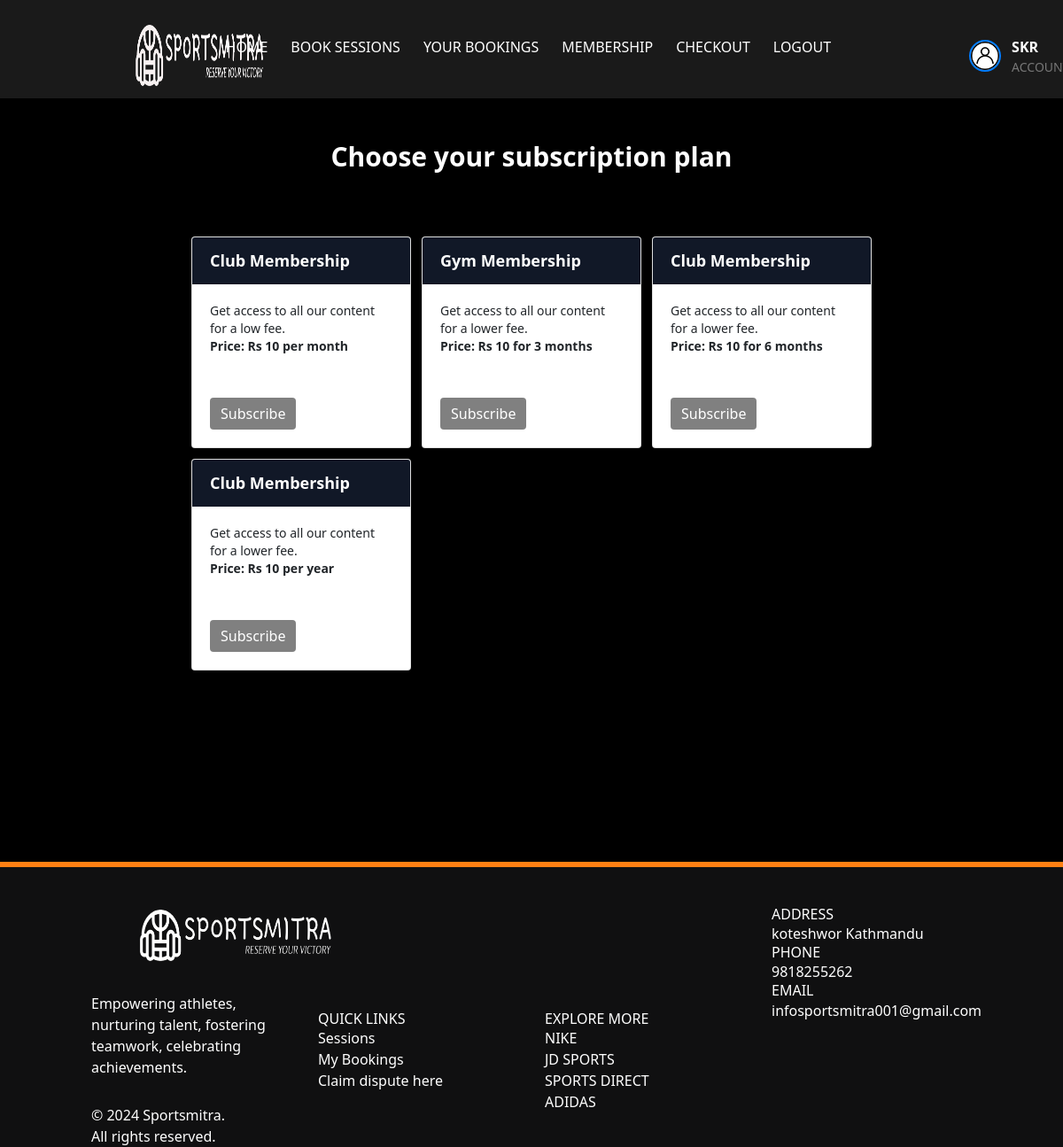
Page /order_subscription/skr (signed in) on the earlier database version.
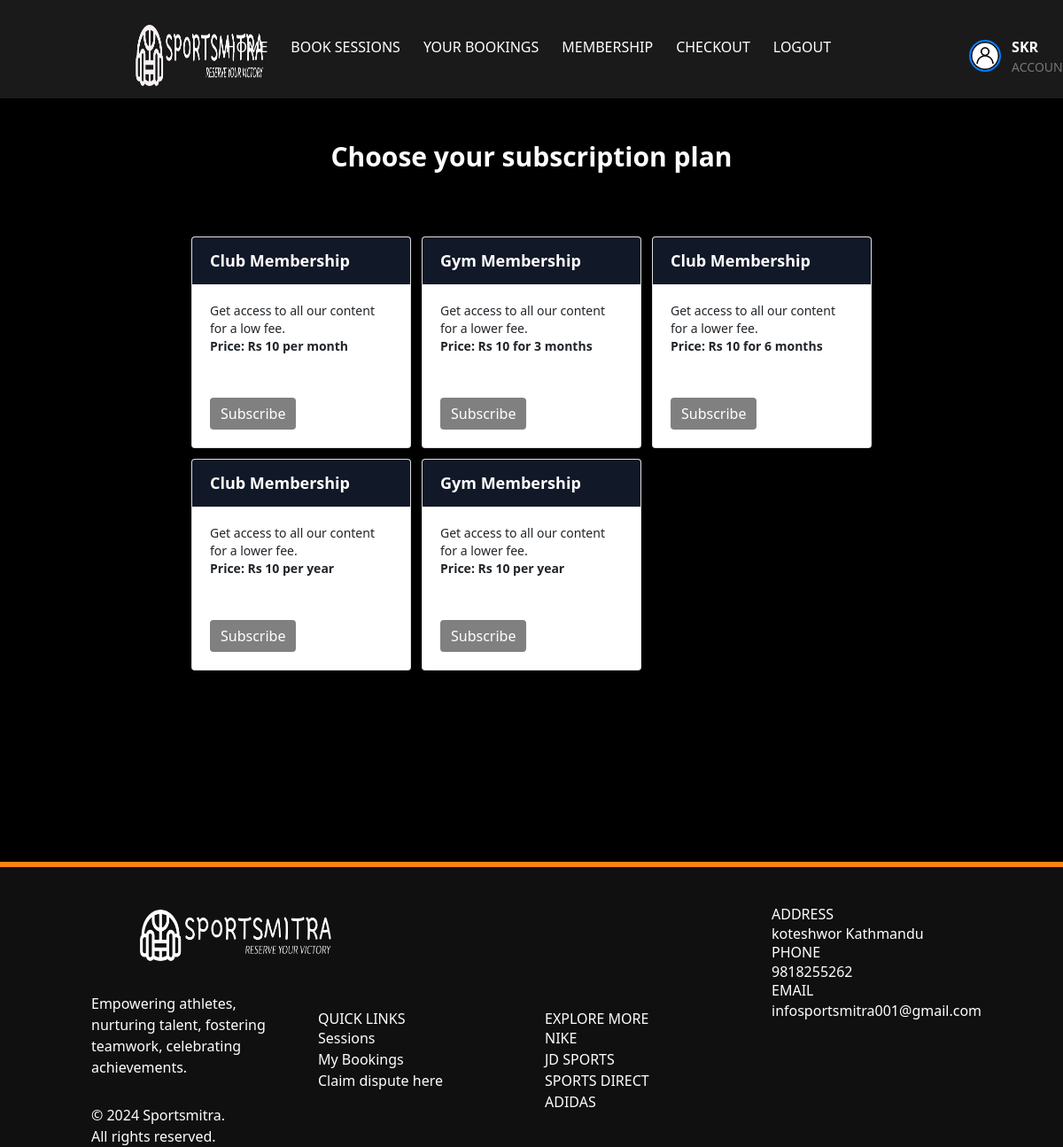
Same page on the later database version.
### app/models.py (models this page shows, shortened)
class UserAccount(UserMixin, db.Model):
    __tablename__ = 'UserAccount'
    id = db.Column(db.Integer, primary_key=True)
    User = db.Column(db.String(500), index=True)
    Email = db.Column(db.String(500), index=True, unique=True)
    Password = db.Column(db.String(500), index=True)
    Mobile = db.Column(db.String(120), index=True)
    verification_token = db.Column(db.String(1120), unique=True)
    verified = db.Column(db.Boolean, default=False)
    start_date = db.Column(db.Date, nullable=True)
    end_date = db.Column(db.Date, nullable=True)
    Member = db.Column(db.Boolean, default=False)
    member_type = db.Column(db.String(50))
    profile_picture = db.Column(
        db.String(255), nullable=True, default='../static/images/acc.jpg')
    roles = db.relationship("Role", secondary=user_role,
                            backref=db.backref("users", lazy="dynamic"))
    def has_role(self, role_name):
        my_role = Role.query.filter_by(name=role_name).first()
        if my_role in self.roles:
            return True
        else:
            return False

class Membership(db.Model):
    id = db.Column(db.Integer, primary_key=True)
    name = db.Column(db.String(500), index=True)
    price = db.Column(db.Float)
    interval = db.Column(db.String(50))
    currency = db.Column(db.String(50))

### app/views.py (the view, shortened to what this page needs)
@app.route('/order_subscription/<string:username>', methods=['GET', 'POST'])
@login_required
@require_role(role="User")
def order_subscription(username):
    user = UserAccount.query.filter_by(User=username).first()
    plan_id = request.form.get('plan_id')
    memberships = Membership.query.all()
    if user is None:
        abort(404, f"No user found with username: {username}")
    return render_template('all_subscriptions.html', username=username, plans=plans, current_user=user, memberships=memberships, User=current_user)

### app/views.py (called while the page is built)
def require_role(role):
    def decorator(func):
        @wraps(func)
        def wrapped_function(*args, **kwargs):
            if not current_user.has_role(role):
                return redirect("/")
            else:
                return func(*args, **kwargs)
        return wrapped_function
    return decorator

@login_manager.user_loader
def load_user(id):
    return UserAccount.query.get(int(id))

### app/templates/all_subscriptions.html (shortened to what this page needs)
<!DOCTYPE html>
<html lang="en">
  <head>
    <link href="../static/css/animate.css" rel="stylesheet" />
    <link
      rel="stylesheet"
      href="../static/css/bootstrap.min.css"
      type="text/css"
    />
    <link rel="stylesheet" type="text/css" href="../static/css/style.css" />
    <link
      rel="stylesheet"
      href="https://cdn.jsdelivr.net/npm/tailwindcss@latest/dist/tailwind.min.css"
    />
  </head>
  <body class="align-content-center">
    <nav class="navbar navbar-expand-md navbar-dark">
      <div class="container" style="padding-top: 15px;">
        <a class="navbar-brand mr-auto" href="/"
          ><img src="../static/images/nb.png" alt="Sportsmitra" class="logo"
        /></a>
        <div class="collapse navbar-collapse" id="collapsibleNavbar">
          <ul class="navbar-nav ml-auto">
            <li class="nav-item"><a class="nav-link" href="/user">Home</a></li>
            <li class="nav-item"><a class="nav-link" href="/lookup_venue">Book Sessions</a></li>
            <li class="nav-item"><a class="nav-link" href="/my_bookings">Your Bookings</a></li>
            <li class="nav-item"><a class="nav-link" href="{{ url_for('order_subscription', username=current_user.User) }}">Membership</a></li>
            <li class="nav-item"><a class="nav-link" href="/checkout_page">Checkout</a></li>
            <li class="nav-item"><a class="nav-link" href="#" id="logout">Logout</a></li>
            <li class="nav-item">
              <a class="nav-link" href="/update_user" style="display: flex; align-items: center; margin-left: 130px; text-decoration: none; color: #333;">
                <img src="../static/images/acc.jpg" alt="User Account" style="width: 36px; height: 36px; border-radius: 50%; margin-right: 12px; border: 2px solid #007bff;"/>
                <div>
                  <span
                    style="font-weight: bold; font-size: 16px; display: block"
                    >{{User.User}}</span
                  >
                  <span style="font-size: 14px; display: block; color: #777;">Account</span>
                </div>
              </a>
            </li>
        </ul>
        </div>
      </div>
    </nav>
    <br />
    <br />
    <div class="container-fluid">
      {% if current_user.Member %}
      <div class="d-flex justify-content-center">
        <div class="max-w-md w-full">
          <div class="card">
            <div class="card-header bg-gray-900 text-white">
              <h3 class="text-lg font-bold">Membership Information</h3>
            </div>
            <div class="card-body">
              <p class="text-sm font-semibold">Name: {{ current_user.User }}</p>
              <p class="text-sm font-semibold">
                Phone Number: {{ current_user.Mobile }}
              </p>
              <p class="text-sm font-semibold">
                Membership Type: {{ current_user.member_type }}
              </p>
              <p class="text-sm font-semibold">
                Membership Start Date: {{
                current_user.start_date.strftime('%Y-%m-%d') }}
              </p>
              <p class="text-sm font-semibold">
                Membership End Date: {{
                current_user.end_date.strftime('%Y-%m-%d') }}
              </p>
            </div>
          </div>
          <div class="mt-4">
            <form id="cancelForm" action="{{ url_for('cancel_usermembership', user_id= current_user.id) }}" method="POST">
              <button id="cancelButton" class="btn btn-secondary btn-square" type="button">
                Upgrade Membership
              </button>
            </form>
          </div>
        </div>
      </div>
      <br /><br />
      {% else %}
      <div class="d-flex justify-content-center">
        <div class="max-w-3xl w-full">
          <h1 class="text-3xl font-bold text-white text-center">
            Choose your subscription plan
          </h1>
          <br /><br />
          <div class="mt-4 grid grid-cols-1 md:grid-cols-3 gap-3">
            <div class="card">
              <div class="card-header bg-gray-900 text-white">
                <h3 class="text-lg font-bold">Club Membership</h3>
              </div>
              <div class="card-body">
                <p class="text-sm">
                  Get access to all our content for a low fee.
                </p>
                <p class="text-sm font-semibold">Price: Rs 10 per month</p>
                <br /><br />
                <form
                  action="{{ url_for('order_subscription', username=username) }}"
                  method="POST"
                >
                  <button class="btn btn-custom btn-square" type="submit">
                    Subscribe
                  </button>
                </form>
              </div>
            </div>
            <div class="card">
              <div class="card-header bg-gray-900 text-white">
                <h3 class="text-lg font-bold">Gym Membership</h3>
              </div>
              <div class="card-body">
                <p class="text-sm">
                  Get access to all our content for a lower fee.
                </p>
                <p class="text-sm font-semibold">Price: Rs 10 for 3 months</p>
                <br /><br />
                <form
                  action="{{ url_for('order_subscription', username=username) }}"
                  method="POST"
                >
                  <button class="btn btn-custom btn-square" type="submit">
                    Subscribe
                  </button>
                </form>
              </div>
            </div>
            <div class="card">
              <div class="card-header bg-gray-900 text-white">
                <h3 class="text-lg font-bold">Club Membership</h3>
              </div>
              <div class="card-body">
                <p class="text-sm">
                  Get access to all our content for a lower fee.
                </p>
                <p class="text-sm font-semibold">Price: Rs 10 for 6 months</p>
                <br /><br />
                <form
                  action="{{ url_for('order_subscription', username=username) }}"
                  method="POST"
                >
                  <button class="btn btn-custom btn-square" type="submit">
                    Subscribe
                  </button>
                </form>
              </div>
            </div>
            <div class="card">
              <div class="card-header bg-gray-900 text-white">
                <h3 class="text-lg font-bold">Club Membership</h3>
              </div>
              <div class="card-body">
                <p class="text-sm">
                  Get access to all our content for a lower fee.
                </p>
                <p class="text-sm font-semibold">Price: Rs 10 per year</p>
                <br /><br />
                <form
                  action="{{ url_for('order_subscription', username=username) }}"
                  method="POST"
                >
                  <button class="btn btn-custom btn-square" type="submit">
                    Subscribe
                  </button>
                </form>
              </div>
            </div>
            {% for membership in memberships %}
            <div class="card">
              <div class="card-header bg-gray-900 text-white">
                <h3 class="text-lg font-bold">{{ membership.name }}</h3>
              </div>
              <div class="card-body">
                <p class="text-sm">
                  Get access to all our content for a lower fee.
                </p>
                <p class="text-sm font-semibold">
                  Price:  {{ membership.currency }} {{ '%d' | format(membership.price) }} per {{ membership.interval }}
                </p>
                <br /><br />
                <form
                  action="{{ url_for('order_subscription', username=username) }}"
                  method="POST"
                >
                  <button class="btn btn-custom btn-square" type="submit">
                    Subscribe
                  </button>
                </form>
              </div>
            </div>
            {% endfor %}
          </div>
             {% endif %}
          </div>
          <br />
          <br />
        </div>
      </div>
    <br />
    <br />
    <br />
    <br />
    <br />
    <br />
    <br />
    <br />
    <br />
    <footer class="container-fluid">
      <div class="container">
        <div class="row">
          <div
            class="col-md-3 footer1 d-flex wow bounceInLeft"
            data-wow-delay=".25s"
          >
            <div class="d-flex flex-wrap align-content-center">
              <a href="#"
                ><br /><br /><img
                  src="../static/images/fnb.png"
                  alt="logo"
                  class="logo"
              /></a>
              <p>
                Empowering athletes, nurturing talent, fostering teamwork,
                celebrating <br />
                achievements.
              </p>
              <p>&copy; 2024 Sportsmitra. <br />All rights reserved.<br /></p>
            </div>
          </div>
          <div
            class="col-md-3 footer2 wow bounceInUp"
            data-wow-delay=".25s"
            id="contact"
          >
            <br />
            <br />
            <br />
            <br />
            <br />
            <br />
            <br />
            <h5>QUICK LINKS</h5>
            <a href="/lookup_venue">Sessions</a><br />
            <a href="/my_bookings">My Bookings</a><br />
            <a href="/refund_form">Claim dispute here</a>
          </div>
          <div
            class="col-md-3 footer2 wow bounceInUp"
            data-wow-delay=".25s"
            id="contact"
          >
            <br />
            <br />
            <br />
            <br />
            <br />
            <br />
            <br />
            <h5>EXPLORE MORE</h5>
            <a href="https://www.nike.com"> NIKE </a><br />
            <a href="https://www.jdsports.com"> JD SPORTS </a><br />
            <a href="https://www.sportsdirect.com"> SPORTS DIRECT </a><br />
            <a href="https://www.adidas.co.uk"> ADIDAS </a><br />
          </div>
          <div class="col-md-3 footer3 wow bounceInRight" data-wow-delay=".25s">
            <h5>ADDRESS</h5>
            <p>koteshwor Kathmandu</p>
            <h5>PHONE</h5>
            <p>9818255262</p>
            <h5>EMAIL</h5>
            <p>infosportsmitra001@gmail.com</p>
          </div>
        </div>
      </div>
    </footer>
  </body>
</html>

### app/static/css/style.css (style rules this page uses)
body { font-family: "Lato", sans-serif; overflow: hidden; overflow-y: scroll; background-color: #000; }
body nav { background: rgba(255, 255, 255, 0.1); }
body nav .navbar-nav a { font-size: 16px; text-transform: uppercase; color: #fff !important; transition: all 0.3s; -webkit-transition: all 0.3s; -ms-transition: all 0.3s; -o-transition: all 0.3s; }
a, a:hover { color: #ff8013; }
footer { background: #101011; color: #fff; }
footer .footer1 p { margin-top: 30px; }
footer .footer3 { padding-top: 50px; }
footer::before { content: ""; position: absolute; border: 3px solid #ff8013; width: 100%; left: 0; }
.logo { height: 70px; width: auto; margin-left: 50px; margin-right: 50px; }
.btn-custom { background-color: grey; color: white; border: none; }
.nav-item { flex: 0 0 auto; margin-right: 10px; }

Differences in the rows shown:
added Membership: name "Gym Membership", currency "Rs", price "10", interval "year"
